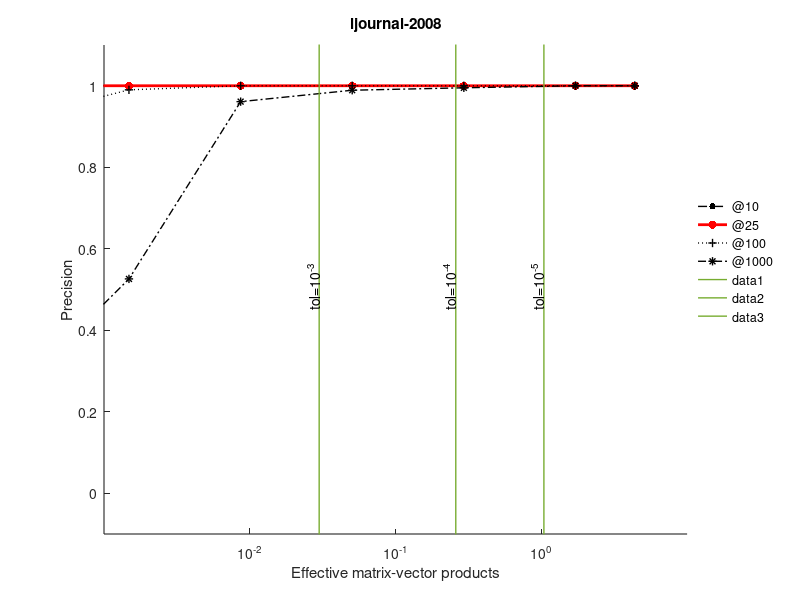

MATLAB code to generate this figure: (Note: this script raises an error after producing the figure.)
function plot_steps_accuracy

data = load('steps_accuracy');


make_figure(data, 9, 4); % 9th trial on lj
make_figure(data, 4, 1); % 4th trial on dblp
make_figure(data, 3, 2); % 3th trial on flickr
make_figure(data, 25, 2); % 25th trial on flickr
make_figure(data, 30, 2); % 30th trial on flickr
make_figure(data, 50, 3); % 50th trial on itdk
make_figure(data, 1, 3); % 50th trial on itdk


function make_figure(data, t, ni)

%%
clf; hold all;
h = semilogx(squeeze(data.recordeffmv(ni,:,t)),squeeze(data.recordnn(ni,:,t,:)),'.-');
%semilogx(data.nmults,squeeze(data.recordtsnn(ni,:,t,2)),'.-');
set(gca,'XScale','log');
title(data.nets{ni});
xlim([1e-3,1e1]);
ylim([-0.1,1.1]);

set(gca,'LineWidth',0.8);
set(gca,'XTick',[1e-2,1e-1,1]);

set(h(1),'LineWidth',1,'Color','k','LineStyle','--','MarkerSize',15);
set(h(2),'LineWidth',2,'Color','r','LineStyle','-','MarkerSize',18);
set(h(3),'LineWidth',1,'Color','k','LineStyle',':','Marker','+');
set(h(4),'LineWidth',1,'Color','k','LineStyle','-.','Marker','*');
xlabel('Effective matrix-vector products');
ylabel('Precision');
if ni==2 
    legh = legend('@10','@25','@100','@1000','Location','West');
else
    legh = legend('@10','@25','@100','@1000','Location','EastOutside');
end
set(legh,'XColor',[0.9,0.9,0.9],'YColor',[0.9,0.9,0.9]);
leglineobjs = findobj(legh,'type','line');
legxd = get(leglineobjs(2),'XData');
mid = mean(legxd);
set(leglineobjs(2:2:end),'XData',[mid-0.1,mid+0.1]);
legend boxoff;

if ni~=2
    legp = get(legh,'Position');
    legp(1) = legp(1) - 0.01;
    %legp(2) = legp(2) + 0.1;
    set(legh,'Position',legp);
else
    legp = get(legh,'Position');
    legp(1) = 0.23;
    legp(2) = 0.6;
    %legp(2) = legp(2) + 0.1;
    set(legh,'Position',legp);
end

for i=1:numel(data.storetols)
    line([data.recordstol(ni,i,t),data.recordstol(ni,i,t)],[-5,5],'LineWidth',1);
    h = text(data.recordstol(ni,i,t),0.45,sprintf('tol=10^{%i}',round(log10(data.storetols(i)))),...
        'Rotation',90,'VerticalAlignment','bottom');
end

set_figure_size([3,3]);

print(gcf,sprintf('steps-accuracy-%s-%i.eps',data.nets{ni},t),'-depsc2');